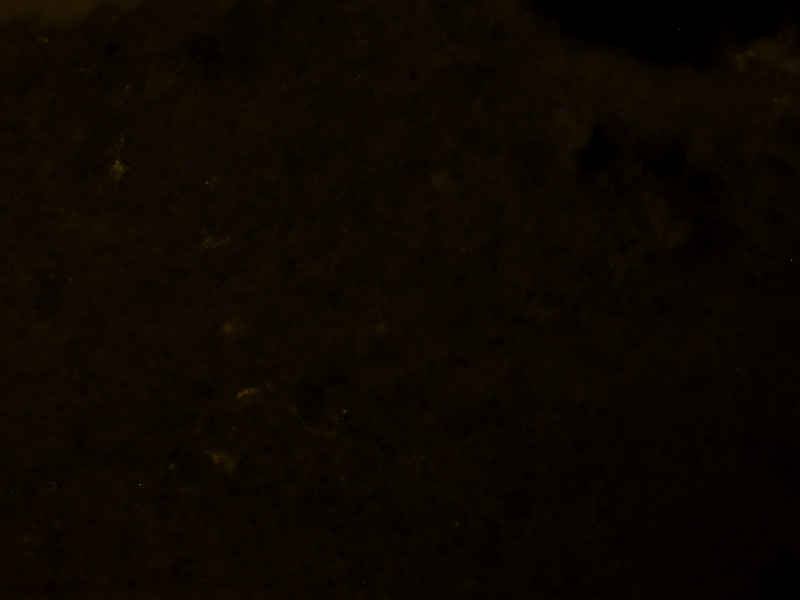
#> input picture dataset/all_images/images/Mar19bS1C1R3_VLPAGl_200x_y.png, 1600 x 1200 px, found by its file name (shown at 1/2 size); its folder holds only this picture in this run
$ python crop.py
#> lines starting #> are read from the running program, lines starting #| are printed output that depends on the picture
### archive/helper.py
import os
import cv2
import numpy as np
import pandas as pd
from matplotlib import pyplot as plt
from tqdm import tqdm
from scipy import ndimage
from skimage.morphology import remove_small_objects, remove_small_holes

root = 'C:/Users/aaron/Desktop/GitHub Repositories/AI4ALL/'

all_images = root + 'dataset/all_images/images/'
all_masks = root + 'dataset/all_masks/masks/'

original_images = root + 'dataset/original_images/images/'
original_masks = root + 'dataset/original_masks/masks/'

new_images = root + 'dataset/new_images/images/'
new_masks = root + 'dataset/new_masks/masks/'

test_images = root + 'dataset/test/all_images/images'
test_masks = root + 'dataset/test/all_masks/masks/'

new_test_images = root + 'dataset/new_test/images/'
new_test_masks = root + 'dataset/new_test/masks/'

train_val_images = root + 'dataset/train_val/full_size/all_images/images/'
train_val_masks = root + 'dataset/train_val/full_size/all_masks/masks/'

crop_images = root + 'dataset/train_val/cropped/images/'
crop_masks = root + 'dataset/train_val/cropped/masks/'
crop_weighted_masks = root + 'dataset/train_val/cropped/weighted_masks'

aug_crop_images = root + 'dataset/train_val/crop_augumented/images/'
aug_crop_masks = root + 'dataset/train_val/crop_augumented/masks/'

aug_crop_images_split = root + 'dataset/train_val/crop_augumented_split_images/images/'
aug_crop_masks_split = root +'dataset/train_val/crop_augumented_splt_masks/masks/'

aug_crop_images_basic = root + 'dataset/train_val/crop_augumented_basic_images/images/'
aug_crop_masks_basic = root + 'dataset/train_val/crop_augumented_basic_masks/masks/'

aug_crop_images_basic_split = root + 'dataset/train_val/crop_augumented_basic_split_images/images/'
aug_crop_masks_basic_split = root + 'dataset/train_val/crop_augumented_basic_split_masks/masks/'

model_results = root + 'model_results/'

paths = [all_images, all_masks, train_val_images, train_val_masks, test_images, test_masks, crop_images, \
         crop_masks, crop_weighted_masks, aug_crop_images, aug_crop_masks, aug_crop_images_split, aug_crop_masks_split,\
         aug_crop_masks_basic, aug_crop_masks_basic, aug_crop_images_basic_split, aug_crop_masks_basic_split, model_results]

for path in paths:
    if not os.path.exists(path):
        os.makedirs(path)

### archive/crop.py
from helper import *

def crop_image_and_mask(image, mask, crop_size=(512, 512), stride=(400, 400)):
    """
    Crop image and mask into overlapping patches.

    Args:
        image: Input image (H, W, C)
        mask: Input mask (H, W)
        crop_size: Tuple of (height, width) for crops
        stride: Tuple of (height, width) for stride between crops

    Returns:
        List of (cropped_image, cropped_mask) pairs
    """
    crops = []
    h, w = image.shape[:2]

    # Calculate steps
    h_steps = range(0, h - crop_size[0] + stride[0], stride[0])
    w_steps = range(0, w - crop_size[1] + stride[1], stride[1])

    # Calculate total number of crops for progress bar
    total_crops = len(h_steps) * len(w_steps)

    with tqdm(total=total_crops, desc='Cropping patches') as pbar:
        for y in h_steps:
            for x in w_steps:
                # Ensure we don't go out of bounds
                end_y = min(y + crop_size[0], h)
                end_x = min(x + crop_size[1], w)
                start_y = end_y - crop_size[0]
                start_x = end_x - crop_size[1]

                crop_img = image[start_y:end_y, start_x:end_x]
                crop_mask = mask[start_y:end_y, start_x:end_x]

                crops.append((crop_img, crop_mask))
                pbar.update(1)

    return crops

def main(input_img_dir, input_mask_dir, output_img_dir, output_mask_dir,
         crop_size=(512, 512), stride=(400, 400)):
    """
    Process all images in a directory.
    """
#> called with crop_size = (512, 512), stride = (400, 400)
    os.makedirs(output_img_dir, exist_ok=True)
    os.makedirs(output_mask_dir, exist_ok=True)

    image_files = sorted(os.listdir(input_img_dir))
    counter = 0

    # Main progress bar for processing images
    for img_file in tqdm(image_files, desc='Processing images'):
        # Read image and mask
        image = cv2.imread(os.path.join(input_img_dir, img_file))
#> image is the input picture: shape (1200, 1600, 3); mean B, G, R 0.2, 6.4, 12.6
        image = cv2.cvtColor(image, cv2.COLOR_BGR2RGB)

        mask = cv2.imread(os.path.join(input_mask_dir, img_file))
        mask = cv2.cvtColor(mask, cv2.COLOR_BGR2RGB)[:,:,0]  # Take first channel

        # Get crops
        crops = crop_image_and_mask(image, mask, crop_size, stride)
#> after the loop in crop_image_and_mask, `for y in h_steps:`: crops = 12 items
#> crops = 12 items

        # Save crops with progress bar
        with tqdm(total=len(crops), desc=f'Saving crops for {img_file}') as pbar:
            for img_crop, mask_crop in crops:
                plt.imsave(os.path.join(output_img_dir, f'{counter}.tiff'), img_crop)
                plt.imsave(os.path.join(output_mask_dir, f'{counter}.tiff'),
                          mask_crop, cmap='gray')
                counter += 1
                pbar.update(1)
#> this loop made 12 passes
#> pass 1, in main, `plt.imsave(os.path.join(output_img_dir, f'{counter}.tiff'), img_crop)`:
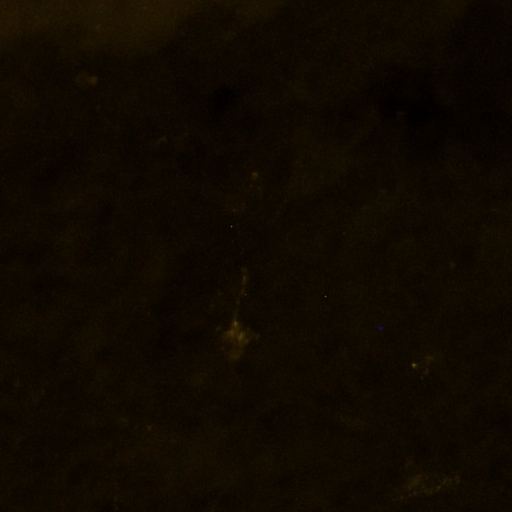
#> saved as 0.tiff: shape (512, 512, 3); mean R, G, B 16, 8.9, 0.4
#> pass 1, in main, `plt.imsave(os.path.join(output_mask_dir, f'{counter}.tiff'), mask_crop..`:
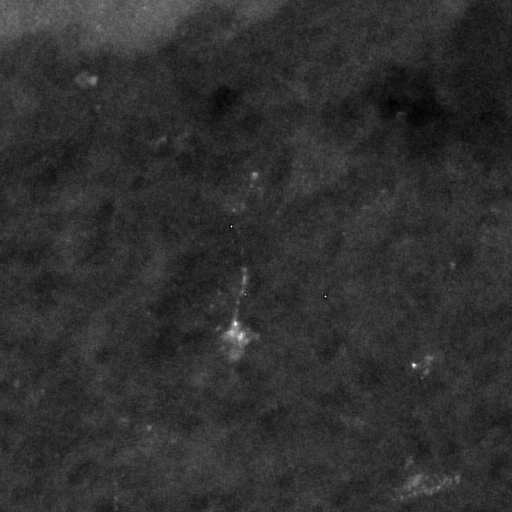
#> saved as 0.tiff: shape (512, 512, 3); min 0, max 255, mean 47.8
#> pass 2, in main, `plt.imsave(os.path.join(output_mask_dir, f'{counter}.tiff'), mask_crop..`:
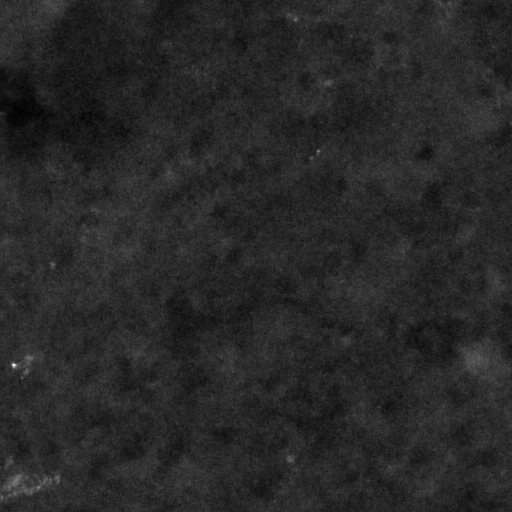
#> saved as 1.tiff: shape (512, 512, 3); min 0, max 255, mean 39.8
#> after the loop, counter = 12

if __name__ == "__main__":

    main(train_val_images, train_val_masks, crop_images, crop_masks)

$ run again, on dataset/all_images/images/Mar19bS1C3R3_VLPAGl_200x_y.png
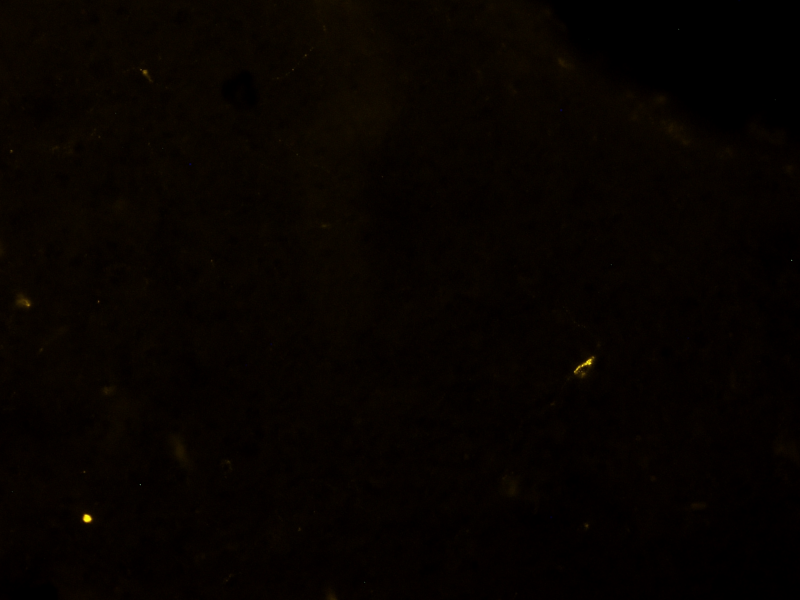
#> input picture dataset/all_images/images/Mar19bS1C3R3_VLPAGl_200x_y.png, 1600 x 1200 px, found by its file name (shown at 1/2 size)
#> in main, image is the input picture: shape (1200, 1600, 3); mean B, G, R 0.1, 2.7, 7
#> after the loop in crop_image_and_mask, `for y in h_steps:`: crops = 12 items
#> the loop in main, `for img_crop, mask_crop in crops:` made 12 passes
#> pass 1, in main, `plt.imsave(os.path.join(output_mask_dir, f'{counter}.tiff'), mask_crop..`:
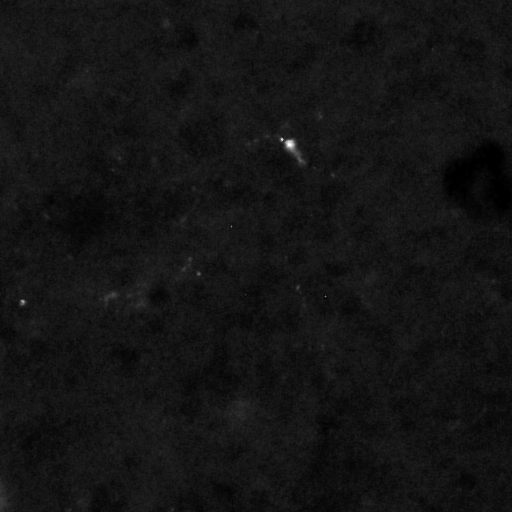
#> saved as 0.tiff: shape (512, 512, 3); min 0, max 255, mean 19.9
#> pass 2, in main, `plt.imsave(os.path.join(output_mask_dir, f'{counter}.tiff'), mask_crop..`:
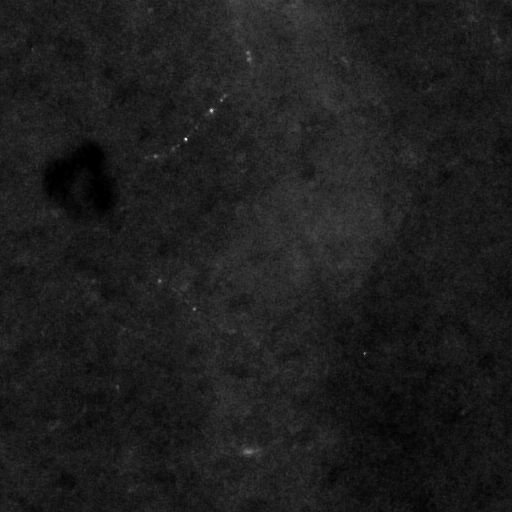
#> saved as 1.tiff: shape (512, 512, 3); min 0, max 255, mean 29.7
#> after the loop in main, `for img_crop, mask_crop in crops:`: counter = 12

$ run again, on dataset/all_images/images/Mar19bS1C4R1_VLPAGl_200x_y.png
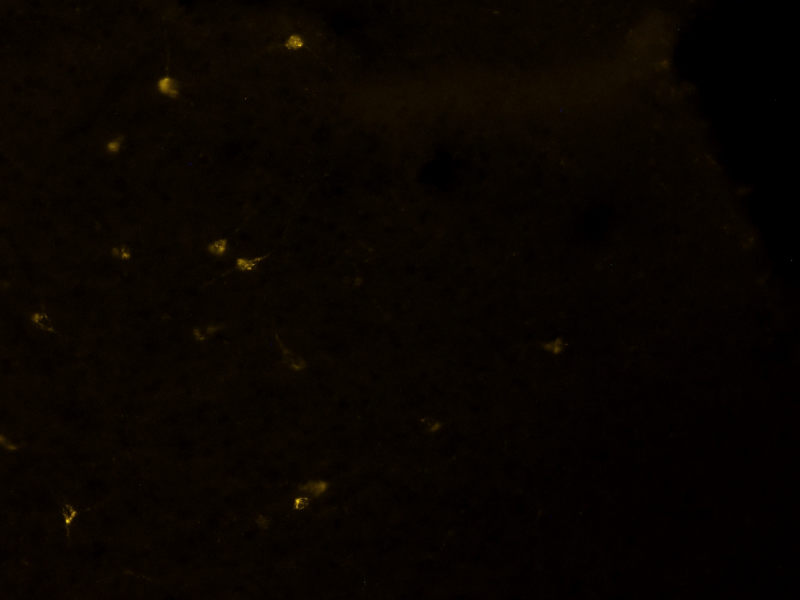
#> input picture dataset/all_images/images/Mar19bS1C4R1_VLPAGl_200x_y.png, 1600 x 1200 px, found by its file name (shown at 1/2 size)
#> in main, image is the input picture: shape (1200, 1600, 3); mean B, G, R 0.2, 4.1, 9.1
#> after the loop in crop_image_and_mask, `for y in h_steps:`: crops = 12 items
#> the loop in main, `for img_crop, mask_crop in crops:` made 12 passes
#> pass 1, in main, `plt.imsave(os.path.join(output_mask_dir, f'{counter}.tiff'), mask_crop..`:
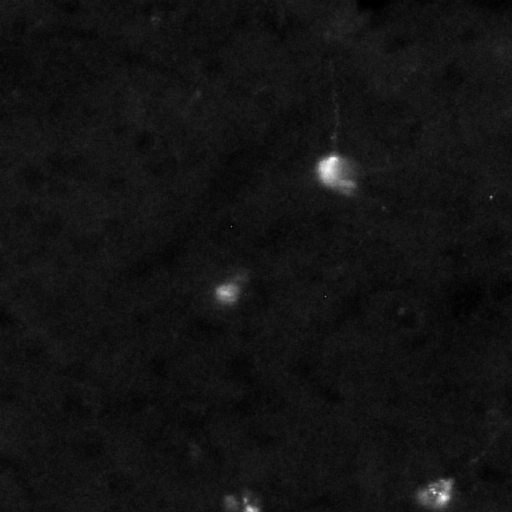
#> saved as 0.tiff: shape (512, 512, 3); min 0, max 255, mean 18.9
#> pass 2, in main, `plt.imsave(os.path.join(output_mask_dir, f'{counter}.tiff'), mask_crop..`:
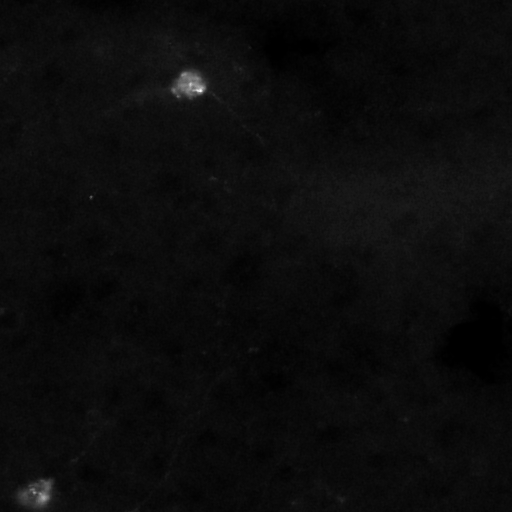
#> saved as 1.tiff: shape (512, 512, 3); min 0, max 255, mean 11.6
#> after the loop in main, `for img_crop, mask_crop in crops:`: counter = 12

$ run again, on dataset/all_images/images/Mar19bS1C4R2_LHr_200x_y.png
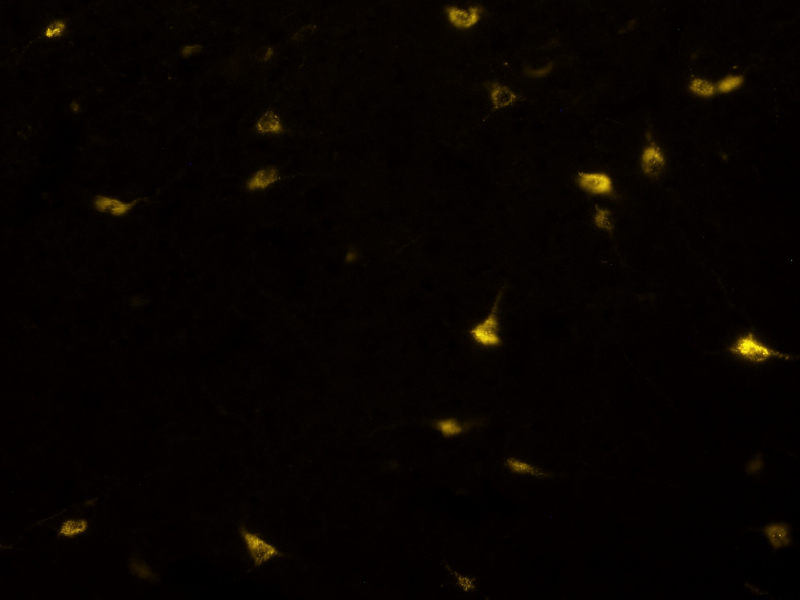
#> input picture dataset/all_images/images/Mar19bS1C4R2_LHr_200x_y.png, 1600 x 1200 px, found by its file name (shown at 1/2 size)
#> in main, image is the input picture: shape (1200, 1600, 3); mean B, G, R 0.2, 2.8, 6.8
#> after the loop in crop_image_and_mask, `for y in h_steps:`: crops = 12 items
#> the loop in main, `for img_crop, mask_crop in crops:` made 12 passes
#> pass 1, in main, `plt.imsave(os.path.join(output_mask_dir, f'{counter}.tiff'), mask_crop..`:
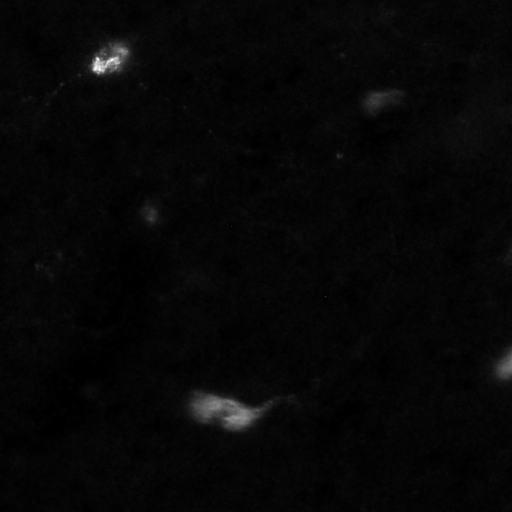
#> saved as 0.tiff: shape (512, 512, 3); min 0, max 255, mean 6.5
#> pass 2, in main, `plt.imsave(os.path.join(output_mask_dir, f'{counter}.tiff'), mask_crop..`:
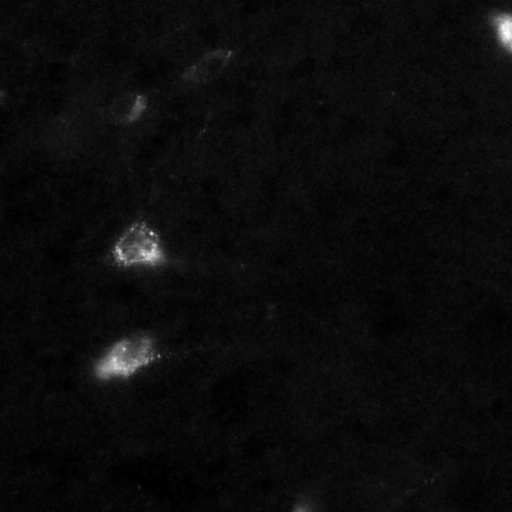
#> saved as 1.tiff: shape (512, 512, 3); min 0, max 255, mean 11.6
#> after the loop in main, `for img_crop, mask_crop in crops:`: counter = 12

$ run again, on dataset/all_images/images/Mar19bS1C2R2_VLPAGr_200x_y.png
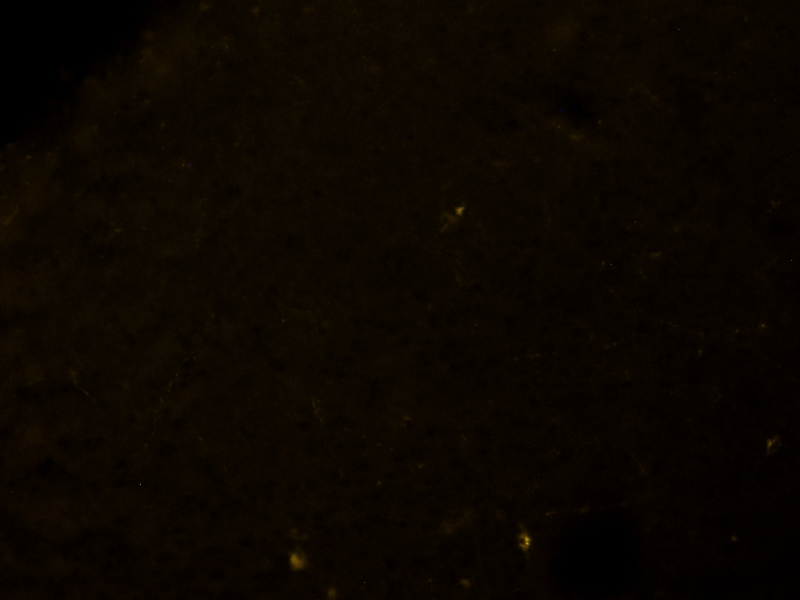
#> input picture dataset/all_images/images/Mar19bS1C2R2_VLPAGr_200x_y.png, 1600 x 1200 px, found by its file name (shown at 1/2 size)
#> in main, image is the input picture: shape (1200, 1600, 3); mean B, G, R 0.2, 5.9, 11.7
#> after the loop in crop_image_and_mask, `for y in h_steps:`: crops = 12 items
#> the loop in main, `for img_crop, mask_crop in crops:` made 12 passes
#> pass 1, in main, `plt.imsave(os.path.join(output_mask_dir, f'{counter}.tiff'), mask_crop..`:
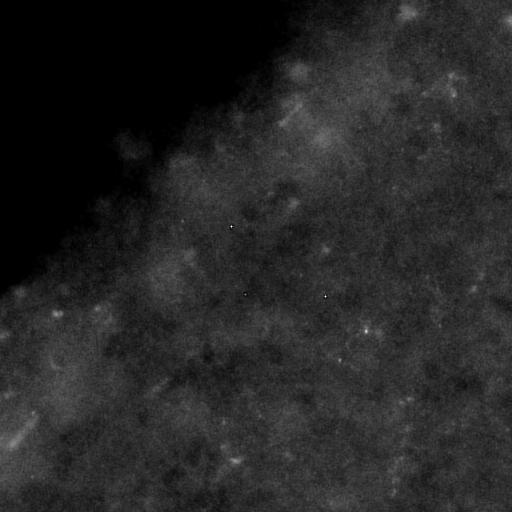
#> saved as 0.tiff: shape (512, 512, 3); min 0, max 255, mean 37.8
#> pass 2, in main, `plt.imsave(os.path.join(output_mask_dir, f'{counter}.tiff'), mask_crop..`:
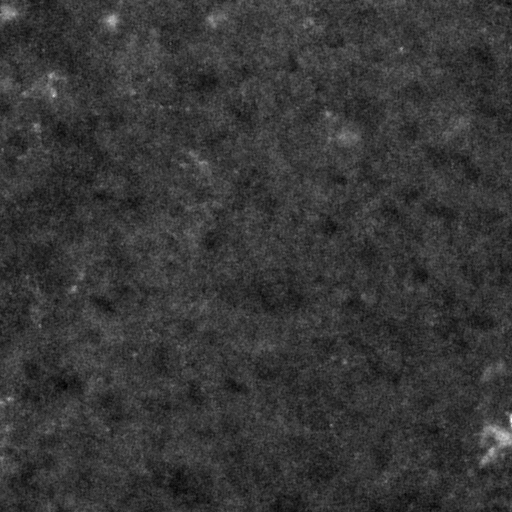
#> saved as 1.tiff: shape (512, 512, 3); min 0, max 255, mean 54.9
#> after the loop in main, `for img_crop, mask_crop in crops:`: counter = 12
